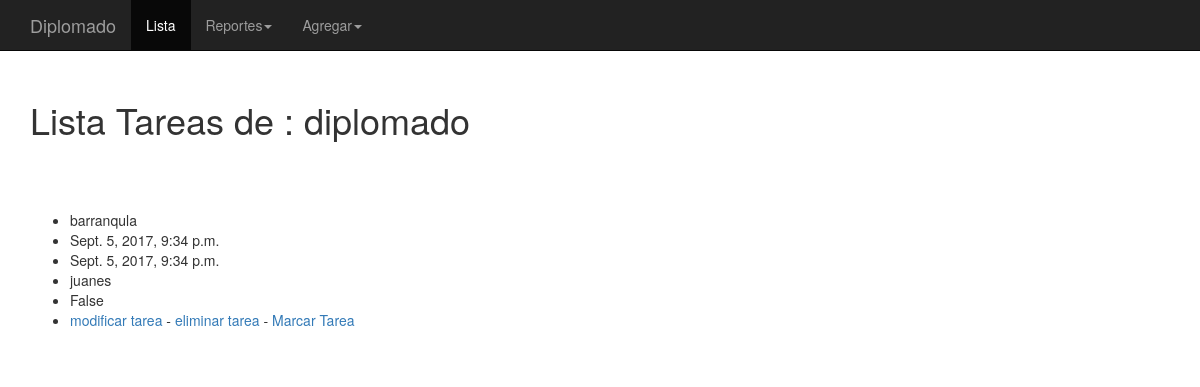
The page /tareas/28/ on the database its author committed.
### tareas/models.py (models this page shows, shortened)
@python_2_unicode_compatible  # only if you need to support Python 2
class Lista(models.Model):
    titulo_lista = models.CharField(max_length=200, unique=True)
    fecha_lista = models.DateTimeField(auto_now_add=True)

@python_2_unicode_compatible  # only if you need to support Python 2
class Tareas(models.Model):
    id_lista = models.ForeignKey(Lista, on_delete=models.CASCADE)
    titulo_tarea = models.CharField(max_length=200, unique=True)
    estado_tarea = models.BooleanField(default=False)
    descripcion_tarea = models.TextField(help_text='Describe la Tarea', blank=True)
    fecha_creacion_tarea = models.DateTimeField(auto_now_add=True)
    fecha_modificacion_tarea = models.DateTimeField(auto_now=True)

### tareas/views.py (the view)
# urls.py: url(r'^(?P<l_id>[0-9]+)/$', views.listaTareas, name='listado_tareas'),
def listaTareas(request, l_id):
    try:
        lista = Lista.objects.get(pk=l_id)
    except lista.DoesNotExist:
        raise Http404("La Lista No existe")
    return render(request, 'tareas/listado_tareas.html', {'lista': lista})

### tareas/templates/tareas/listado_tareas.html (shortened to what this page needs)
{% extends 'base.html' %}
{% block container %}
<h1>Lista Tareas de : {{ lista.titulo_lista }}</h1>
<br><br>
<ul>
 <br>
{% for l in lista.tareas_set.all %}
   <li>{{l.titulo_tarea }}</li><li>{{l.fecha_creacion_tarea }}</li><li>{{l.fecha_modificacion_tarea }}</li><li>{{l.descripcion_tarea }}</li><li>{{l.estado_tarea }}</li><li><a  href="/tareas/{{ l.id }}/modificar_tarea">modificar tarea</a> -
  <a  href="/tareas/{{ l.id }}/eliminar_tarea">eliminar tarea</a> - <a  href="/tareas/{{ l.id }}/pendiente_tarea">Marcar Tarea</a> </li>
  <br>
{% endfor %}
</ul>
{% endblock container %}

### rows shown on the page
Lista: titulo_lista "diplomado"
Tareas: titulo_tarea "barranqula", fecha_creacion_tarea "Sept. 5, 2017, 9:34 p.m.", fecha_modificacion_tarea "Sept. 5, 2017, 9:34 p.m.", descripcion_tarea "juanes", estado_tarea "False"
